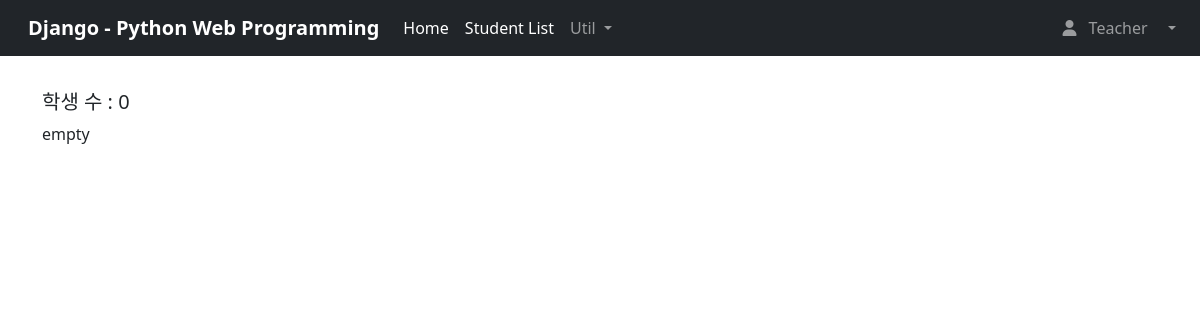
/students/ (signed in), run on an earlier commit of the app's database.
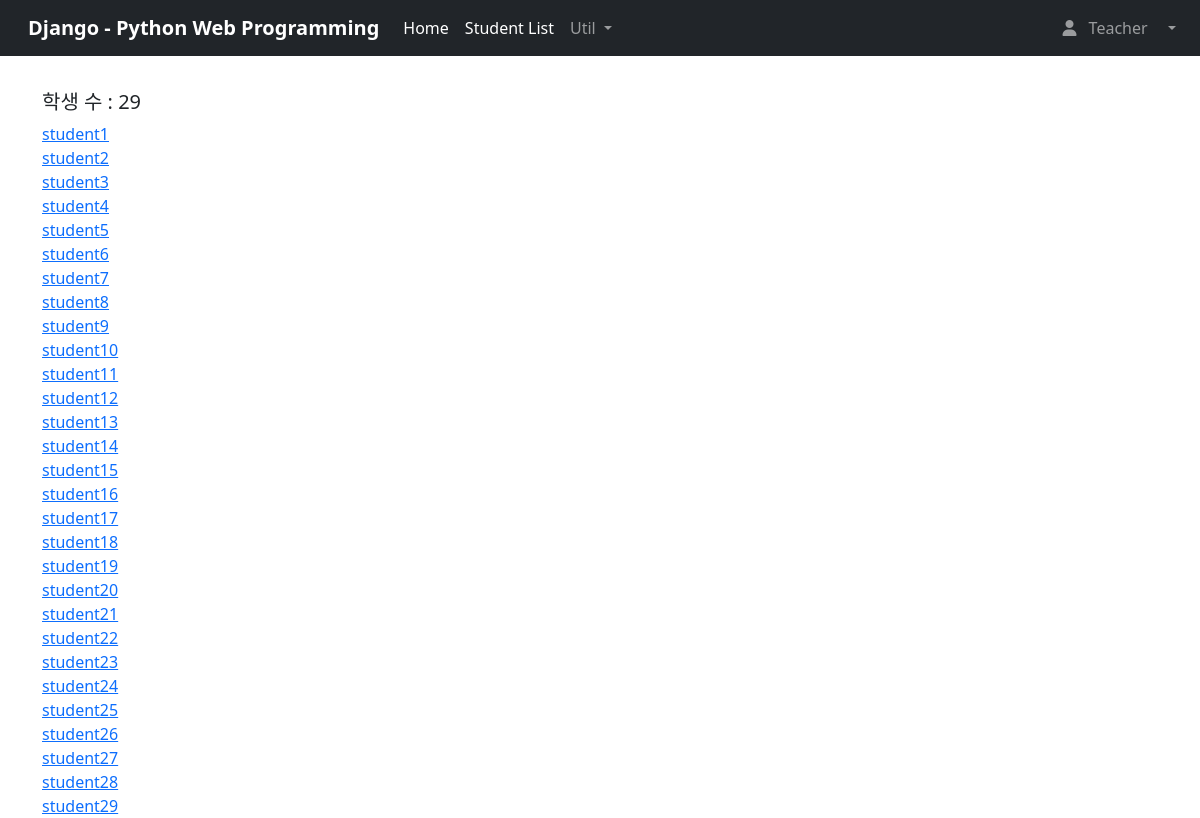
And on a later commit of the database.
### point/models.py (models this page shows)
class Student(models.Model):
    STATUS = (
        ('a', '재학'), #Attending
        ('b', '휴학'), #Break
        ('d', '자퇴'), #Dropout
        ('k', '퇴학') #Kicked
    )
    user = models.OneToOneField(User, on_delete=models.CASCADE)
    name = models.CharField(max_length=32) #이름
    point = models.IntegerField(default=100,validators=[MinValueValidator(0),])
    status = models.CharField(
        max_length=1,
        choices=STATUS,
        blank=True,
        default='a'
    )
    def __str__(self):
        return self.name
    def get_absolute_url(self):
        return resolve_url('student_detail', self.id)

### point/views.py (the view)
# urls.py: path('students/', StudentListView.as_view(), name='students'),
class StudentListView(ListView):
    model = Student

### point/templates/point/student_list.html
{% extends 'base.html' %}
{% block content %}
<h5>학생 수 : {{ object_list.count }}</h5>
{% for student in object_list %}
    <a href="{{ student.get_absolute_url }}">{{ student }}</a><br>
{% empty %}
empty
{% endfor %}
{% endblock %}

### point/templates/base.html (shortened to what this page needs)
<!DOCTYPE html>
<html lang="ko">
    <head>
        <link href="https://cdn.jsdelivr.net/npm/bootstrap@5.0.0-beta3/dist/css/bootstrap.min.css" rel="stylesheet">
    </head>
    <body style="padding-top: 90px;">
        <nav class="navbar navbar-expand-lg navbar-dark bg-dark fixed-top">
            <div class="container-fluid">
              <a class="navbar-brand mx-3 mb-0 font-weight-bold font-italic" href="{% url 'home' %}">{% block room %}Django - Python Web Programming{% endblock %}</a>
              <div class="collapse navbar-collapse" id="navbarSupportedContent">
                <ul class="navbar-nav me-auto mb-2 mb-lg-0">
                  <li class="nav-item">
                    <a class="nav-link active" aria-current="page" href="{% url 'home' %}">Home</a>
                  </li>
                  {% if user.is_staff %}
                  <li class="nav-item">
                    <a class="nav-link active" href="{% url 'students' %}">Student List</a>
                  </li>
                  <li class="nav-item dropdown">
                    <a class="nav-link dropdown-toggle" href="#" id="navbarDropdown" role="button" data-bs-toggle="dropdown" aria-expanded="false">
                      Util
                    </a>
                  {% endif %}
                  </li>
                </ul>
                <div class="navbar-nav">
                <li class="nav-item dropdown mx-1">
                    {% if user.is_active %}
                    <a class="nav-link dropdown-toggle" href="" id="navbarScrollingDropdown" role="button" data-bs-toggle="dropdown" aria-expanded="false">
                    <i class="fas fa-user"></i>&ensp;{{user.student}}{% if user.is_staff %} Teacher {% endif %}&ensp;
                    </a>
                    {% endif %}
                </li>
                </div>
              </div>
            </div>
          </nav>
          <div class="container">
            {% if user.is_active %}
            {% block content %}{% endblock %}
               {% endif %}
          </div>
    </body>
</html>

### point/templates/base.html (style rules this page uses)
.font-weight-bold { font-weight: bold; }

What changed in the data, as far as the page shows it:
added Student: name "student1"
added Student: name "student2"
added Student: name "student3"
added Student: name "student4"
added Student: name "student5"
added Student: name "student6"
added Student: name "student7"
added Student: name "student8"
added Student: name "student9"
added Student: name "student10"
added Student: name "student11"
added Student: name "student12"
added Student: name "student13"
added Student: name "student14"
added Student: name "student15"
added Student: name "student16"
added Student: name "student17"
added Student: name "student18"
added Student: name "student19"
added Student: name "student20"
added Student: name "student21"
added Student: name "student22"
added Student: name "student23"
added Student: name "student24"
added Student: name "student25"
added Student: name "student26"
added Student: name "student27"
added Student: name "student28"
added Student: name "student29"
Also different on the page:
{{ object_list.count }}: "0" → "29"
text no longer shown: "empty"
